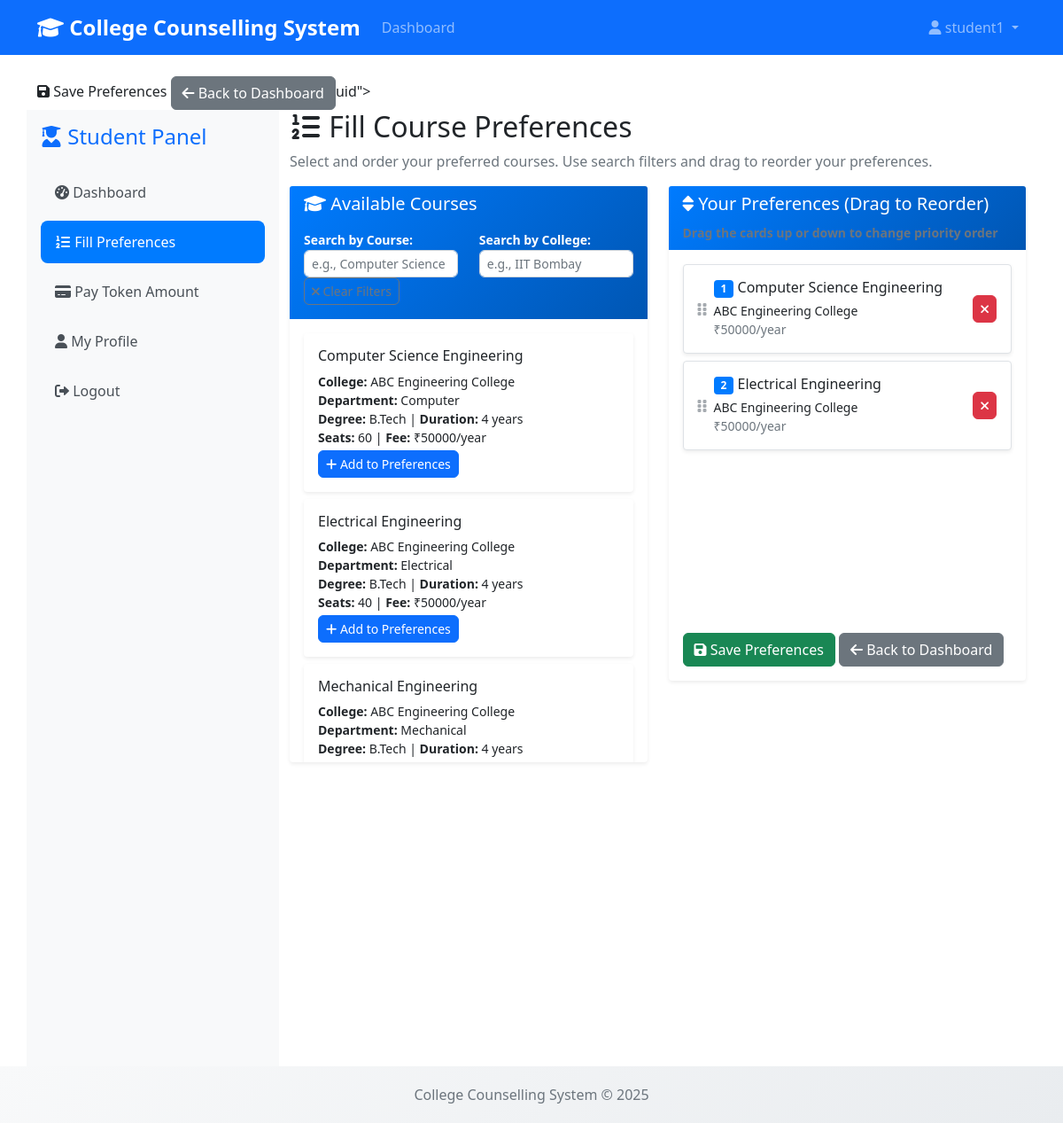
/students/preferences/ (signed in), run on the app's committed database.
### accounts/models.py (models this page shows, shortened)
class User(AbstractUser):
    USER_TYPES = (
        ('super_admin', 'Super Admin'),
        ('college_admin', 'College Admin'),
        ('student', 'Student'),
    )
    user_type = models.CharField(max_length=20, choices=USER_TYPES)
    phone = models.CharField(max_length=15, blank=True)
    created_at = models.DateTimeField(auto_now_add=True)
    updated_at = models.DateTimeField(auto_now=True)

class CollegeProfile(models.Model):
    user = models.OneToOneField(User, on_delete=models.CASCADE, related_name='college_profile')
    college_name = models.CharField(max_length=200)
    college_code = models.CharField(max_length=10, unique=True)
    address = models.TextField()
    established_year = models.IntegerField()
    website = models.URLField(blank=True)

### colleges/models.py (models this page shows, shortened)
class Course(models.Model):
    college = models.ForeignKey(CollegeProfile, on_delete=models.CASCADE, related_name='courses')
    course_name = models.CharField(max_length=200)
    course_code = models.CharField(max_length=20)
    department = models.CharField(max_length=100)
    degree_type = models.CharField(max_length=50, choices=[
        ('B.Tech', 'Bachelor of Technology'),
        ('B.E.', 'Bachelor of Engineering'),
        ('B.Sc', 'Bachelor of Science'),
        ('M.Tech', 'Master of Technology'),
        ('M.E.', 'Master of Engineering'),
        ('M.Sc', 'Master of Science'),
    ])
    duration_years = models.IntegerField(default=4)
    total_seats = models.IntegerField()
    seats_filled = models.IntegerField(default=0)
    fee_per_year = models.DecimalField(max_digits=10, decimal_places=2)
    is_active = models.BooleanField(default=True)
    created_at = models.DateTimeField(auto_now_add=True)
    class Meta:
        unique_together = ['college', 'course_code']
        ordering = ['college', 'course_name']

### students/models.py (models this page shows, shortened)
class StudentPreference(models.Model):
    student = models.ForeignKey(StudentProfile, on_delete=models.CASCADE, related_name='preferences')
    course = models.ForeignKey(Course, on_delete=models.CASCADE)
    preference_order = models.IntegerField()  # 1 = highest priority
    created_at = models.DateTimeField(auto_now_add=True)
    updated_at = models.DateTimeField(auto_now=True)
    class Meta:
        unique_together = ['student', 'course']
        ordering = ['student', 'preference_order']

### students/views.py (the view, shortened to what this page needs)
# urls.py: path('preferences/', views.fill_preferences, name='fill_preferences'),
@login_required
def fill_preferences(request):
    if request.user.user_type != 'student':
        return redirect('home')
    student = get_object_or_404(StudentProfile, user=request.user)
    courses = Course.objects.filter(is_active=True).select_related('college')
    existing_preferences = StudentPreference.objects.filter(student=student).order_by('preference_order')
    context = {
        'courses': courses,
        'existing_preferences': existing_preferences,
    }
    return render(request, 'students/fill_preferences.html', context)

### templates/students/fill_preferences.html (shortened to what this page needs)
{% extends 'base.html' %}
{% load static %}
{% block content %}
<div class="contai                                    <button type="submit" class="btn btn-primary">
                                        <i class="fas fa-save"></i> Save Preferences
                                    <a href="{% url 'students:student_dashboard' %}" class="btn btn-secondary">
                                        <i class="fas fa-arrow-left"></i> Back to Dashboard
                                    </a>uid">
    <div class="row">
        <div class="col-md-3 bg-light sidebar">
            <div class="d-flex flex-column">
                <h4 class="text-primary mb-4">
                    <i class="fas fa-user-graduate"></i> Student Panel
                </h4>
                <nav class="nav flex-column">
                    <a class="nav-link" href="{% url 'students:student_dashboard' %}">
                        <i class="fas fa-tachometer-alt"></i> Dashboard
                    </a>
                    <a class="nav-link active" href="{% url 'students:fill_preferences' %}">
                        <i class="fas fa-list-ol"></i> Fill Preferences
                    </a>
                    <a class="nav-link" href="{% url 'students:make_payment' %}">
                        <i class="fas fa-credit-card"></i> Pay Token Amount
                    </a>
                    <a class="nav-link" href="{% url 'profile' %}">
                        <i class="fas fa-user"></i> My Profile
                    </a>
                    <a class="nav-link" href="{% url 'logout' %}">
                        <i class="fas fa-sign-out-alt"></i> Logout
                    </a>
                </nav>
            </div>
        </div>
        <div class="col-md-9">
            <h2><i class="fas fa-list-ol"></i> Fill Course Preferences</h2>
            <p class="text-muted">Select and order your preferred courses. Use search filters and drag to reorder your preferences.</p>
            <form method="post" id="preferencesForm">
                <div class="row">
                    <div class="col-md-6">
                        <div class="card">
                            <div class="card-header">
                                <h5><i class="fas fa-graduation-cap"></i> Available Courses</h5>
                                <div class="row mt-3">
                                    <div class="col-md-6">
                                        <div class="form-group">
                                            <label for="searchCourse" class="small">Search by Course:</label>
                                            <input type="text" id="searchCourse" class="form-control form-control-sm" placeholder="e.g., Computer Science">
                                        </div>
                                    </div>
                                    <div class="col-md-6">
                                        <div class="form-group">
                                            <label for="searchCollege" class="small">Search by College:</label>
                                            <input type="text" id="searchCollege" class="form-control form-control-sm" placeholder="e.g., IIT Bombay">
                                        </div>
                                    </div>
                                </div>
                                <button type="button" id="clearFilters" class="btn btn-sm btn-outline-secondary mb-2">
                                    <i class="fas fa-times"></i> Clear Filters
                                </button>
                            </div>
                            <div class="card-body" style="max-height: 500px; overflow-y: auto;">
                                <div id="coursesList">
                                    {% for course in courses %}
                                    <div class="course-item card mb-2" data-course-id="{{ course.id }}"
                                         data-course-name="{{ course.course_name|lower }}"
                                         data-college-name="{{ course.college.college_name|lower }}">
                                        <div class="card-body p-3">
                                            <h6 class="card-title">{{ course.course_name }}</h6>
                                            <p class="card-text small mb-1">
                                                <strong>College:</strong> {{ course.college.college_name }}<br>
                                                <strong>Department:</strong> {{ course.department }}<br>
                                                <strong>Degree:</strong> {{ course.degree_type }} | <strong>Duration:</strong> {{ course.duration_years }} years<br>
                                                <strong>Seats:</strong> {{ course.total_seats }} |
                                                <strong>Fee:</strong> ₹{{ course.fee_per_year|floatformat:0 }}/year
                                            </p>
                                            <button type="button" class="btn btn-sm btn-primary add-preference">
                                                <i class="fas fa-plus"></i> Add to Preferences
                                            </button>
                                        </div>
                                    </div>
                                    {% endfor %}
                                </div>
                            </div>
                        </div>
                    </div>
                    <div class="col-md-6">
                        <div class="card">
                            <div class="card-header">
                                <h5><i class="fas fa-sort"></i> Your Preferences (Drag to Reorder)</h5>
                                <small class="text-muted">Drag the cards up or down to change priority order</small>
                            </div>
                            <div class="card-body">
                                <div id="preferences-list" class="sortable-list" style="min-height: 400px;">
                                    {% for pref in existing_preferences %}
                                    <div class="preference-item card mb-2 sortable-item" data-course-id="{{ pref.course.id }}" draggable="true">
                                        <div class="card-body p-3">
                                            <div class="d-flex justify-content-between align-items-center">
                                                <div class="flex-grow-1">
                                                    <div class="d-flex align-items-center">
                                                        <span class="drag-handle me-2" style="cursor: move;">
                                                            <i class="fas fa-grip-vertical text-muted"></i>
                                                        </span>
                                                        <div>
                                                            <h6 class="card-title mb-1">
                                                                <span class="badge badge-primary preference-number">{{ pref.preference_order }}</span>
                                                                {{ pref.course.course_name }}
                                                            </h6>
                                                            <p class="card-text small mb-0">
                                                                {{ pref.course.college.college_name }}<br>
                                                                <span class="text-muted">₹{{ pref.course.fee_per_year|floatformat:0 }}/year</span>
                                                            </p>
                                                        </div>
                                                    </div>
                                                </div>
                                                <button type="button" class="btn btn-sm btn-danger remove-preference">
                                                    <i class="fas fa-times"></i>
                                                </button>
                                            </div>
                                        </div>
                                    </div>
                                    {% endfor %}
                                </div>
                                <div class="mt-3">
                                    <button type="submit" class="btn btn-success">
                                        <i class="fas fa-save"></i> Save Preferences
                                    </button>
                                    <a href="{% url 'student_dashboard' %}" class="btn btn-secondary">
                                        <i class="fas fa-arrow-left"></i> Back to Dashboard
                                    </a>
                                </div>
                            </div>
                        </div>
                    </div>
                </div>
            </form>
        </div>
    </div>
</div>
{% endblock %}

### templates/base.html (shortened to what this page needs)
<!DOCTYPE html>
<html lang="en">
<head>
    <link href="https://cdn.jsdelivr.net/npm/bootstrap@5.1.3/dist/css/bootstrap.min.css" rel="stylesheet">
    <link href="https://cdnjs.cloudflare.com/ajax/libs/font-awesome/6.0.0/css/all.min.css" rel="stylesheet">
    {% load static %}
    <link href="{% static 'css/custom.css' %}" rel="stylesheet">
</head>
<body>
    <nav class="navbar navbar-expand-lg navbar-dark bg-primary">
        <div class="container">
            <a class="navbar-brand" href="{% url 'home' %}">
                <i class="fas fa-graduation-cap"></i> College Counselling System
            </a>
            <div class="collapse navbar-collapse" id="navbarNav">
                <ul class="navbar-nav me-auto">
                    {% if user.is_authenticated %}
                        <li class="nav-item">
                            <a class="nav-link" href="{% url 'dashboard' %}">Dashboard</a>
                        </li>
                    {% endif %}
                </ul>
                <ul class="navbar-nav">
                    {% if user.is_authenticated %}
                        <li class="nav-item dropdown">
                            <a class="nav-link dropdown-toggle" href="#" id="navbarDropdown" role="button" data-bs-toggle="dropdown">
                                <i class="fas fa-user"></i> {{ user.username }}
                            </a>
                        </li>
                    {% else %}
                        <li class="nav-item">
                            <a class="nav-link" href="{% url 'login' %}">Login</a>
                        </li>
                    {% endif %}
                </ul>
            </div>
        </div>
    </nav>
    <main class="container mt-4">
        {% block content %}
        {% endblock %}
    </main>
    <footer class="footer mt-auto">
        <div class="container text-center">
            <span class="text-muted">College Counselling System &copy; 2025</span>
        </div>
    </footer>
</body>
</html>

### static/css/custom.css (style rules this page uses)
.navbar-brand { font-weight: 700; font-size: 1.5rem; }
.sidebar { min-height: calc(100vh - 56px); padding: 2rem 1rem; }
.sidebar .nav-link { color: #495057; padding: 0.75rem 1rem; margin-bottom: 0.5rem; border-radius: 0.5rem; transition: all 0.3s ease; }
.sidebar .nav-link:hover, .sidebar .nav-link.active { background-color: #007bff; color: white; }
.card { border: none; box-shadow: 0 0.125rem 0.25rem rgba(0, 0, 0, 0.075); transition: box-shadow 0.15s ease-in-out; }
.card-header { background: linear-gradient(135deg, #007bff, #0056b3); border: none; font-weight: 600; }
.btn { border-radius: 0.375rem; font-weight: 500; transition: all 0.2s ease; }
.form-control, .form-select { border-radius: 0.375rem; border: 1px solid #ced4da; transition: border-color 0.15s ease-in-out, box-shadow 0.15s ease-in-out; }
.footer { background: linear-gradient(135deg, #f8f9fa, #e9ecef); margin-top: auto; }

### templates/base.html (style rules this page uses)
.navbar-brand { font-weight: bold; }
.footer { background-color: #f8f9fa; padding: 20px 0; margin-top: 50px; }
.card-header { background-color: #007bff; color: white; }

### templates/students/fill_preferences.html (style rules this page uses)
.preference-item { border: 1px solid #dee2e6; transition: all 0.2s ease; }
.sortable-item { cursor: move; }
.drag-handle { cursor: move !important; opacity: 0.6; transition: opacity 0.2s ease; }
.sidebar { min-height: 100vh; padding: 1rem; }
.sortable-list { position: relative; }
.badge-primary { background-color: #007bff; font-size: 0.75rem; padding: 0.25rem 0.5rem; }
.form-control-sm { height: calc(1.5em + 0.5rem + 2px); padding: 0.25rem 0.5rem; font-size: 0.875rem; }

### data on the page
User: username "student1"
Course: course_name "Computer Science Engineering", college.college_name "ABC Engineering College", department "Computer", degree_type "B.Tech", duration_years "4", total_seats "60", fee_per_year "50000"
Course: course_name "Electrical Engineering", college.college_name "ABC Engineering College", department "Electrical", degree_type "B.Tech", duration_years "4", total_seats "40", fee_per_year "50000"
Course: course_name "Mechanical Engineering", college.college_name "ABC Engineering College", department "Mechanical", degree_type "B.Tech", duration_years "4"
StudentPreference: preference_order "1", course.course_name "Computer Science Engineering", course.college.college_name "ABC Engineering College", course.fee_per_year "50000"
StudentPreference: preference_order "2", course.course_name "Electrical Engineering", course.college.college_name "ABC Engineering College", course.fee_per_year "50000"
